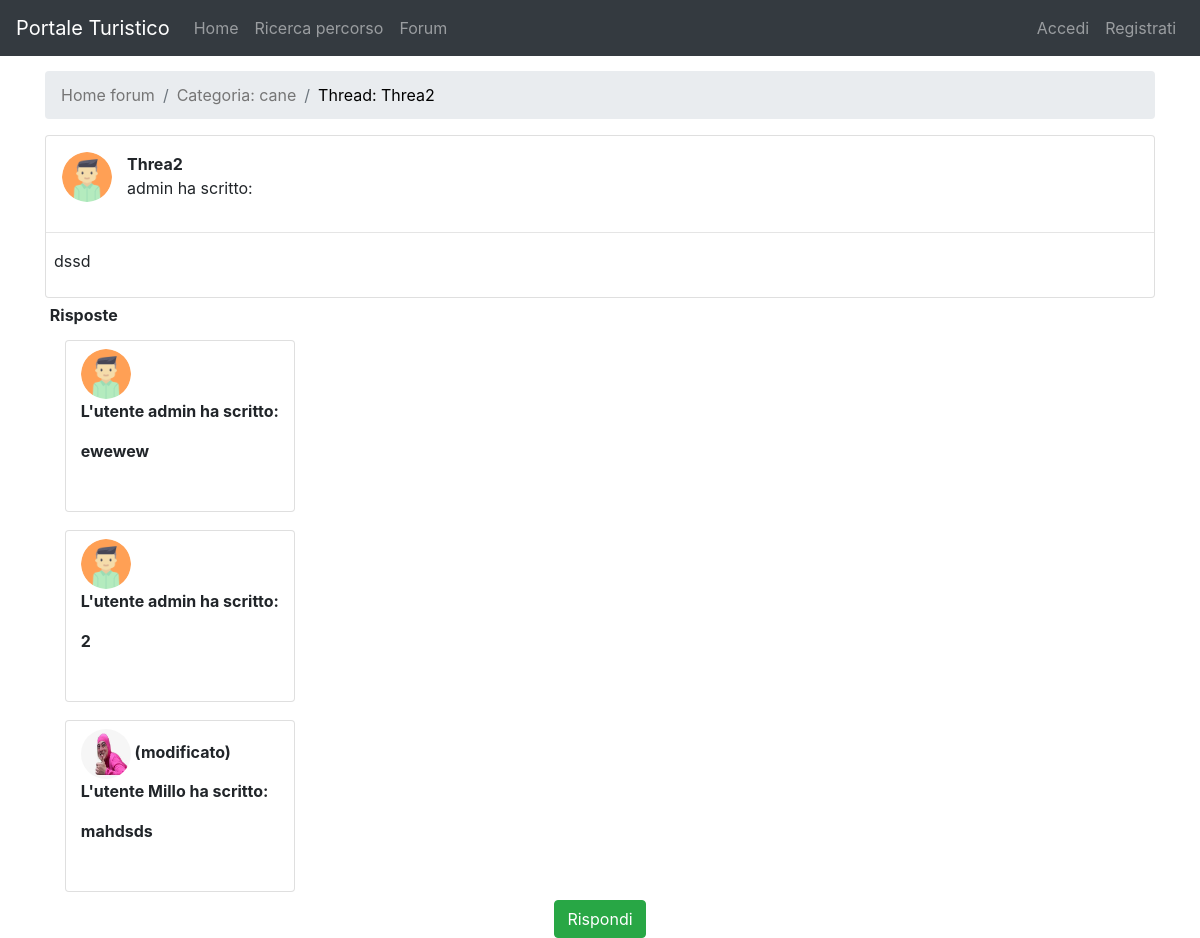
/forum/thread_category/2/view_thread_comment/7/, run on an earlier commit of the app's database.
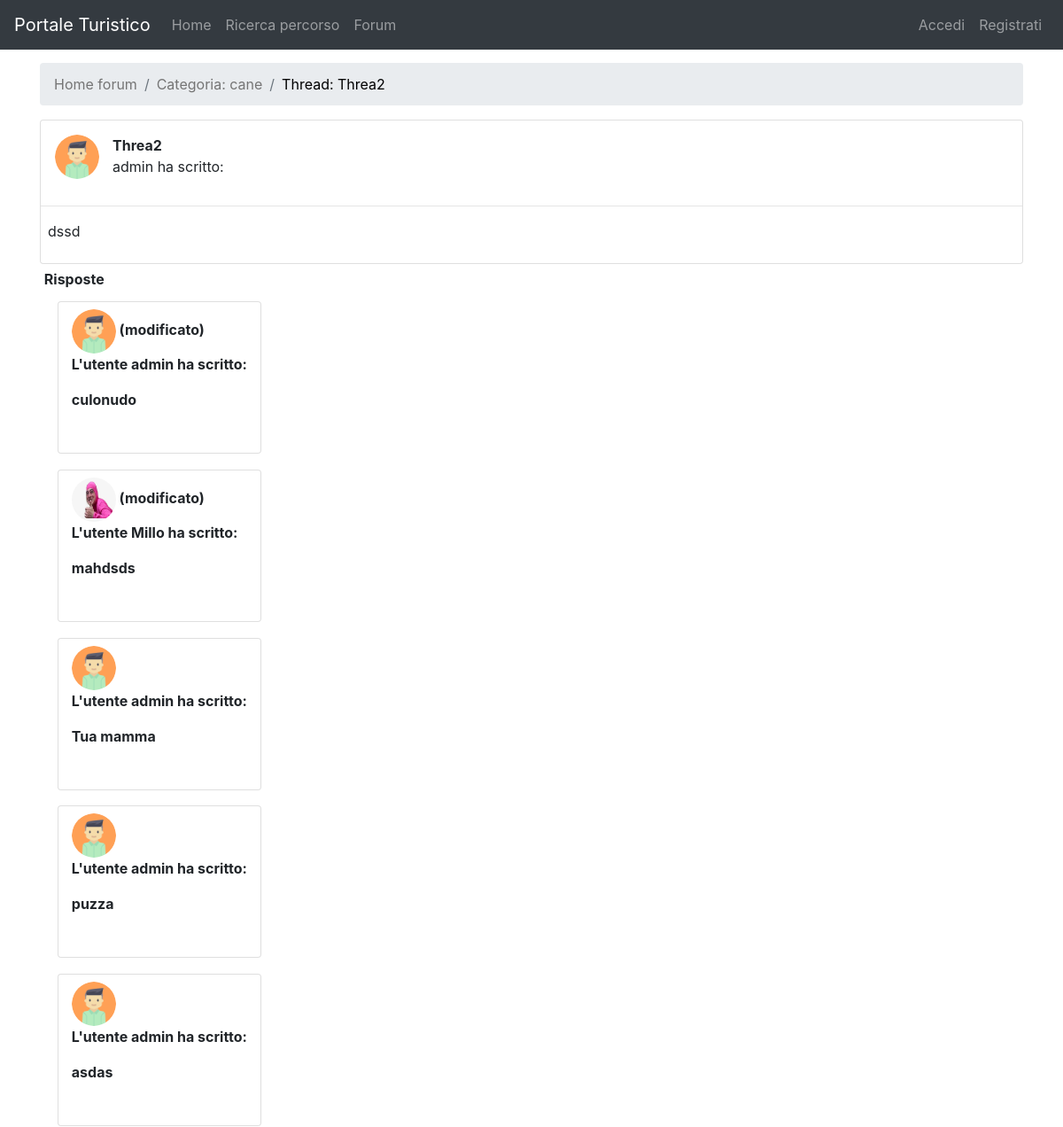
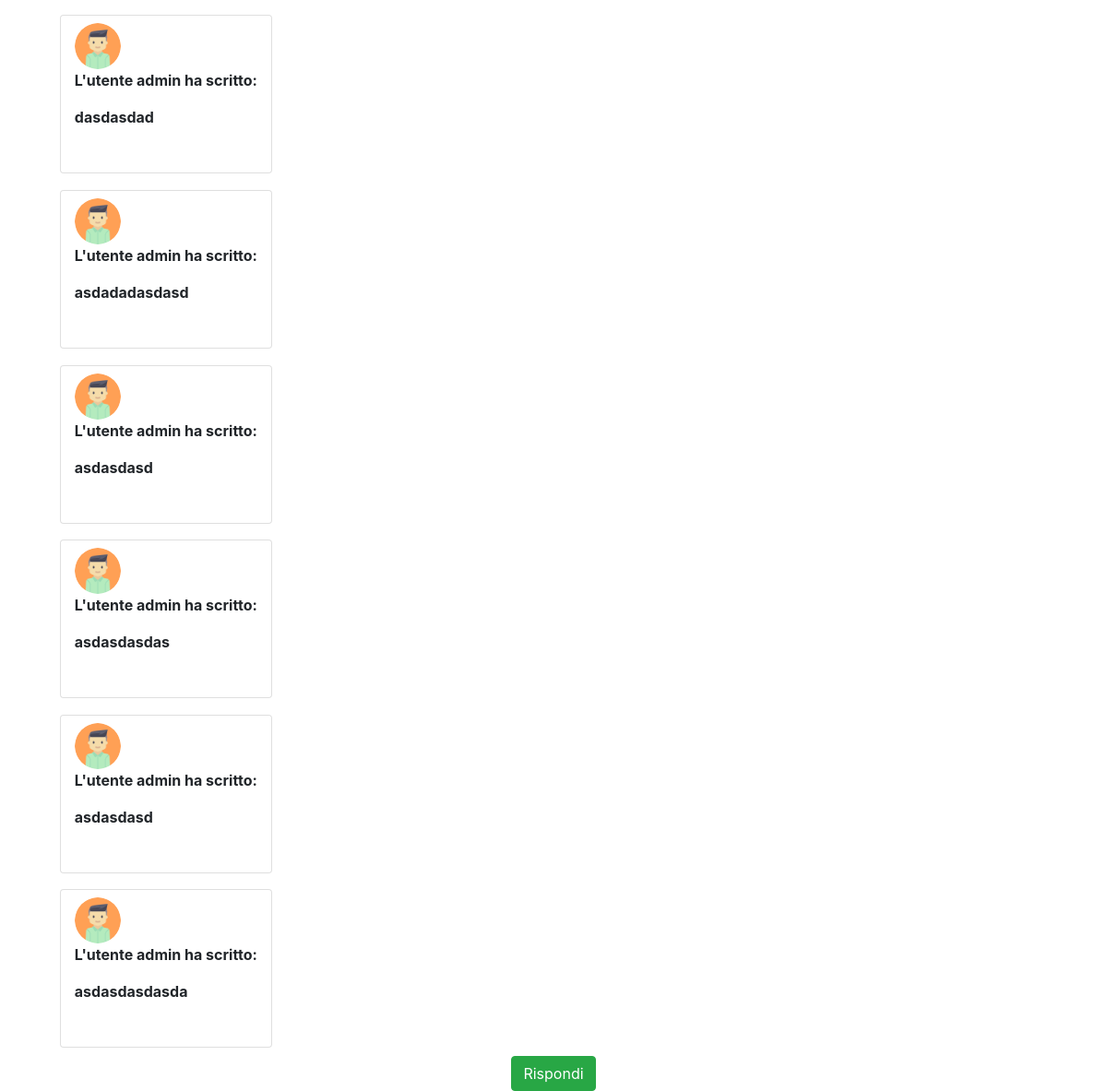
And on a later commit of the database (2 pictures, top to bottom).
### forum/models.py (models this page shows, shortened)
class Comment(models.Model):
    user = models.ForeignKey(Profile, on_delete=models.CASCADE)
    thread = models.ForeignKey(Thread, on_delete=models.CASCADE)
    created_at = models.DateTimeField(auto_now_add=True)
    text = models.TextField()
    is_modified = models.BooleanField(default=False)
    def get_user(self):
        return self.user.user

### userManagement/models.py (models this page shows)
class Profile(models.Model):
    user = models.OneToOneField(User, on_delete=models.CASCADE, related_name='profile')
    avatar = models.ImageField(blank=True, default=static_avatar_path(), upload_to=user_directory_path)
    email = models.EmailField(blank=False, unique=True, default='user_{0}@default.com'.format(User.pk))
    def get_user(self):
        return User.objects.filter(pk = self.user.pk).last()

### forum/views.py (the view)
# urls.py: path('thread_category/<int:pk_category>/view_thread_comment/<int:pk_thread>/', ViewThreadCommentForum.as_view(), name='viewThreadComment'),
class ViewThreadCommentForum(bc.LoginRequiredMixin, DetailView):
    model = Thread
    template_name = 'viewThreadCommentForum.html'
    pk_url_kwarg = "pk_thread"
    def get_context_data(self, **kwargs):
        context = super().get_context_data(**kwargs)
        context['comment'] = Comment.objects.filter(thread=self.object).order_by('created_at')
        context['category'] = Category.objects.filter(pk=self.kwargs.get('pk_category')).last()
        return context

### forum/models.py (called while the page is built)
    def get_user(self):
        return self.user.user

### forum/templates/viewThreadCommentForum.html (shortened to what this page needs)
{% extends 'base.html' %}
{% block slideshow %}
    <div class="container">
        <div class="container py-2" id="mex">
        </div>
        <nav aria-label="breadcrumb">
            <ol class="breadcrumb">
                <li class="breadcrumb-item active" aria-current="page"><a style="color: #757575"
                                                                          href="{% url 'mainPageCategory' %}">Home
                    forum</a></li>
                <li class="breadcrumb-item active" aria-current="page"><a style="color: #757575"
                                                                          href="{% url 'viewThreadCategory' category.pk %}">Categoria: {{ category.title }}</a></li>
                <li class="breadcrumb-item active" aria-current="page"><a style="color: black"
                                                                          href="{% url 'viewThreadComment' category.pk thread.pk %}">Thread: {{ thread.title }}</a>
                </li>
            </ol>
        </nav>
        <div class="card py-2">
            <div class="col-md-12">
                <div class="row pt-2 px-3">
                    <img class="rounded-circle" width="50" height="50"
                         src="{{ thread.user.avatar.url }}"
                         alt="Card image cap">
                    <div class="col">
                        <p><b>{{ thread.title }}</b> <br>
                            {{ thread.get_user.username }} ha scritto: </p>
                    </div>
                </div>
            </div>
            <hr/>
            <div class="container px-2" id="messages">
                <p>{{ thread.text }}</p>
            </div>
        </div>
    </div>
    <div class="container">
        <table class="table-sm table-borderless"
               data-toggle="table"
               data-pagination="true"
               data-page-size="5"
               data-search="true">
            <thead class="thead-light">
            <tr>
                <th scope="col" data-field="replies">Risposte</th>
            </tr>
            </thead>
            <tbody>
            {% for comm in comment %}
                <tr>
                    <th scope="row">
                        <div class="container py-1">
                            <div class="card py-2">
                                <div class="col-md-12">
                                    <img class="rounded-circle" width="50" height="50"
                                         src="{{ comm.user.avatar.url }}"
                                         alt="Card image cap">
                                    {% if comm.is_modified %}
                                        (modificato)
                                    {% endif %}
                                    <p>L'utente {{ comm.get_user.username }} ha scritto:</p>
                                    <p>{{ comm.text }}</p>
                                    <br>
                                </div>
                            </div>
                        </div>
                    </th>
                </tr>
            {% endfor %}
            </tbody>
        </table>
    </div>
    {% if thread.is_active %}
        <div class="conteiner text-center">
            <a role="button" class="btn btn-success"
               href="{% url 'createComment' category.pk thread.pk %}">Rispondi</a>
        </div>
    {% endif %}
{% endblock %}

What changed in the data, as far as the page shows it:
removed Comment: get_user.username "admin", text "ewewew"
changed Comment: text "2" → "culonudo"; now shows "(modificato)"
added Comment: get_user.username "admin", text "Tua mamma"
added Comment: get_user.username "admin", text "puzza"
added Comment: get_user.username "admin", text "asdas"
added Comment: get_user.username "admin", text "dasdasdad"
added Comment: get_user.username "admin", text "asdadadasdasd"
added Comment: get_user.username "admin", text "asdasdasd"
added Comment: get_user.username "admin", text "asdasdasdas"
added Comment: get_user.username "admin", text "asdasdasd"
added Comment: get_user.username "admin", text "asdasdasdasda"
